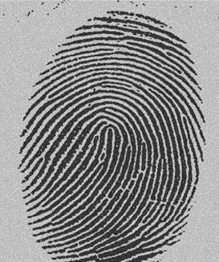
%> input picture digital.png, 219 x 262 px
$ octave trab3-ex4.m   (GNU Octave 9; MATLAB toolbox functions it lacks are replaced by stand-ins)
%> lines starting %> are read from the running program, lines starting %| are printed output that depends on the picture; in (x1, y1, x2, y2) boxes, pixels count from 0 and x2, y2 are one past the last pixel; in counts of white or black regions, pixels touching at a corner belong together; the program's own positions count from 1
pkg load image;

digital = imread('D:/img/digital.png');
%> digital is the input picture: size 262x219x3 uint8; mean R, G, B 138.9, 138.9, 138.9
digital = rgb2gray(digital);
%> digital: size 262x219 uint8
digital = im2double(digital);
%> digital: size 262x219 double

% [4 lines of commented-out code are left out]

limiar = limiarAnt = 0.2;

do
  media_baixo = mean(digital(find(digital < limiar)));
  media_alto = mean(digital(find(digital >= limiar)));
  limiarAnt = limiar;
  limiar = (media_baixo + media_alto) / 2;
until(limiar == limiarAnt)
%> this loop made 5 passes
%> (media_baixo, media_alto, limiarAnt, limiar) on passes 2 to 5: (0.22, 0.707, 0.405, 0.464), (0.238, 0.722, 0.464, 0.48), (0.255, 0.733, 0.48, 0.494), (0.255, 0.733, 0.494, 0.494)
%> (media_baixo, media_alto, limiar) on pass 1: (0.179, 0.632, 0.405)

% [17 lines of commented-out code are left out]

subplot(1,3,1);
imshow(digital);
subplot(1,3,2);
imhist(digital);
str = cstrcat("Limiar = ", num2str(limiar));
%> str = 'Limiar = 0.4939'
title (str, "fontsize", 50);
subplot(1,3,3);
imshow(digital > limiar);
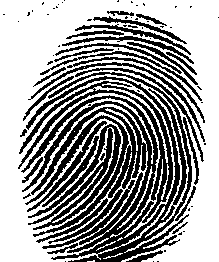
%> displayed picture: size 262x219 logical; 60.6% white; 75 black regions (46 under 20 px), largest, box (x1, y1, x2, y2) and area: (18, 72, 192, 262) 15209, (28, 62, 205, 142) 658, (27, 121, 107, 212) 513
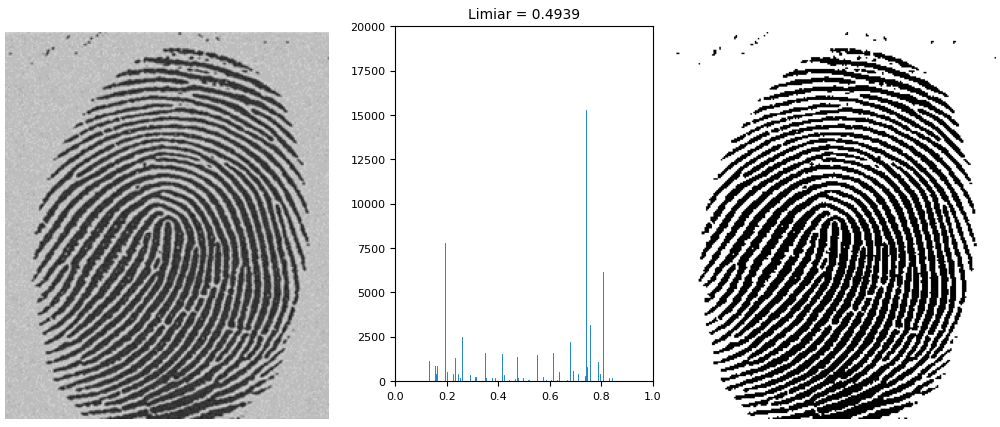
%> figure redrawn from the program's plot data, 3 panels
